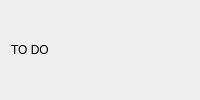
<?xml version="1.0" encoding="UTF-8"?>
<ui version="4.0">
    <class>Form</class>
    <widget class="QWidget" name="Form">
        <layout class="QVBoxLayout" name="verticalLayout">
            <item>
                <widget class="QLabel" name="todoLabel">
                    <property name="text">
                        <string>TO DO</string>
                    </property>
                </widget>
            </item>
        </layout>
    </widget>
    <resources/>
    <connections/>
</ui>
